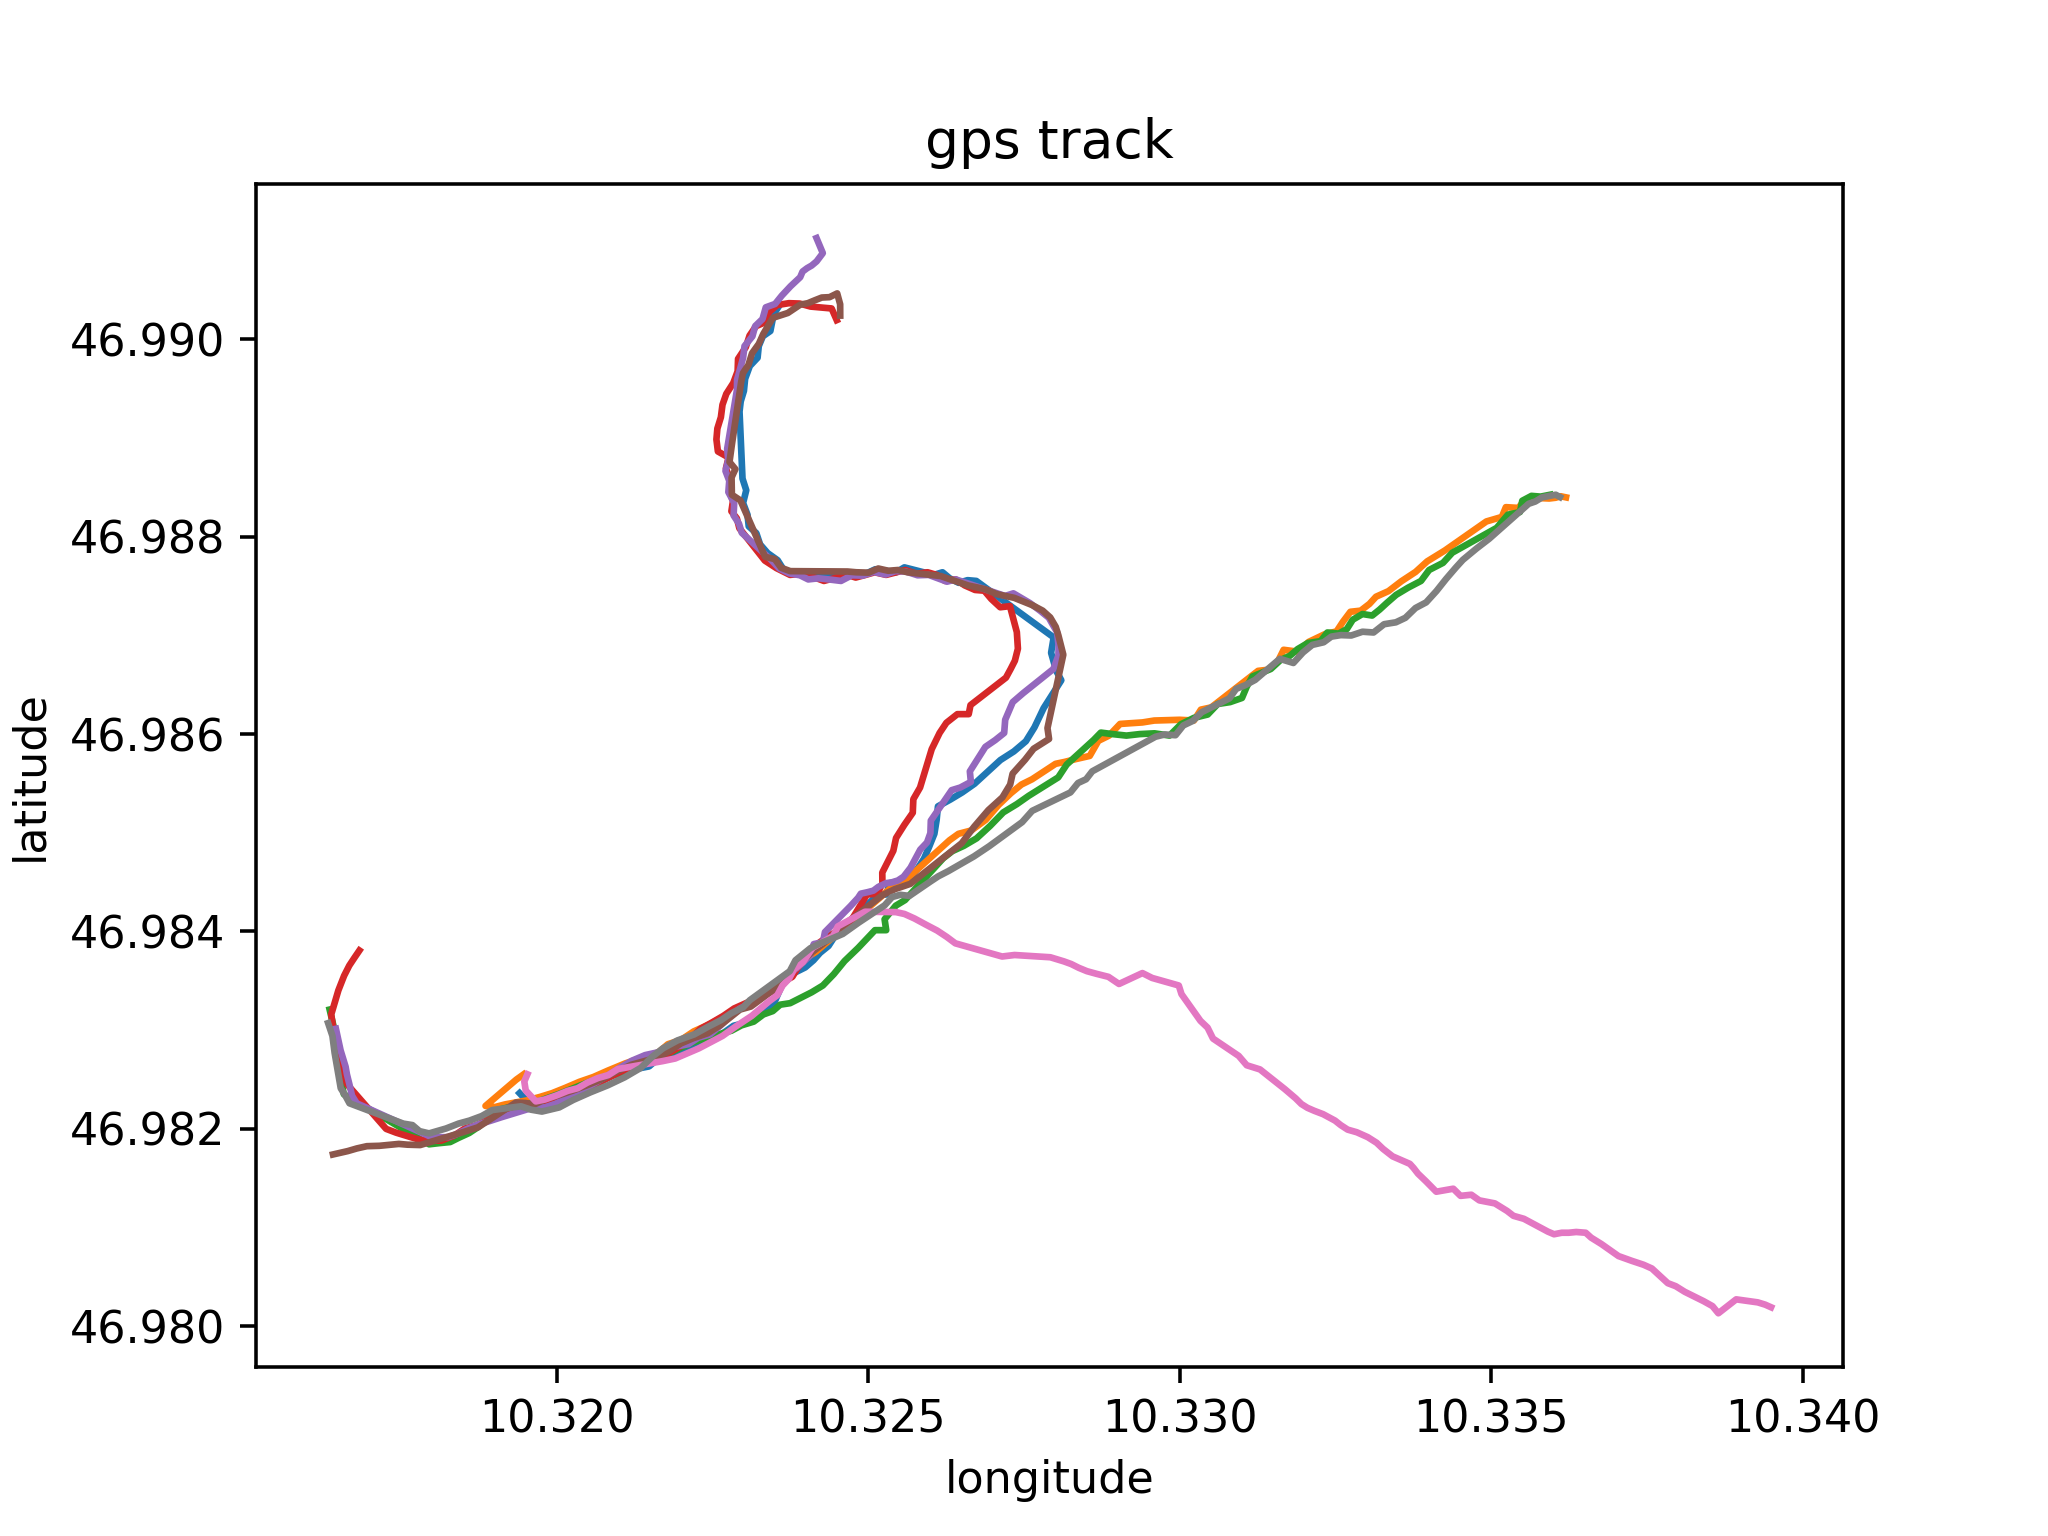

Write Python code to recreate this figure.
import matplotlib.pyplot as plt
import os
from lib.process import load_points, calc_additional, smooth, extract_rides

rides = []
for root, dirs, files in os.walk('data/'):
    for f in files:
        if ".gpx" in f:
            pts = load_points(os.path.join(root, f))
            print(f)
            rds = extract_rides(pts)
            for ride in rds:
                rides.append(ride)

plt.figure(1)
#http://stackoverflow.com/questions/35372993/python-matplotlib-multicolor-line
dist = 0
for points in rides:
    duration, height, d_height, distance, d_distance = calc_additional(points)
    plt.plot([p.lon for p in points], [p.lat for p in points], linewidth=0.5)
    #print("distance: {}".format(sum(distance)))
    dist += sum(distance)

print("distance: {}".format(dist/1000))
plt.ylabel("latitude")
plt.xlabel("longitude")
plt.title("gps track")
plt.savefig('pos.png', dpi=320)
